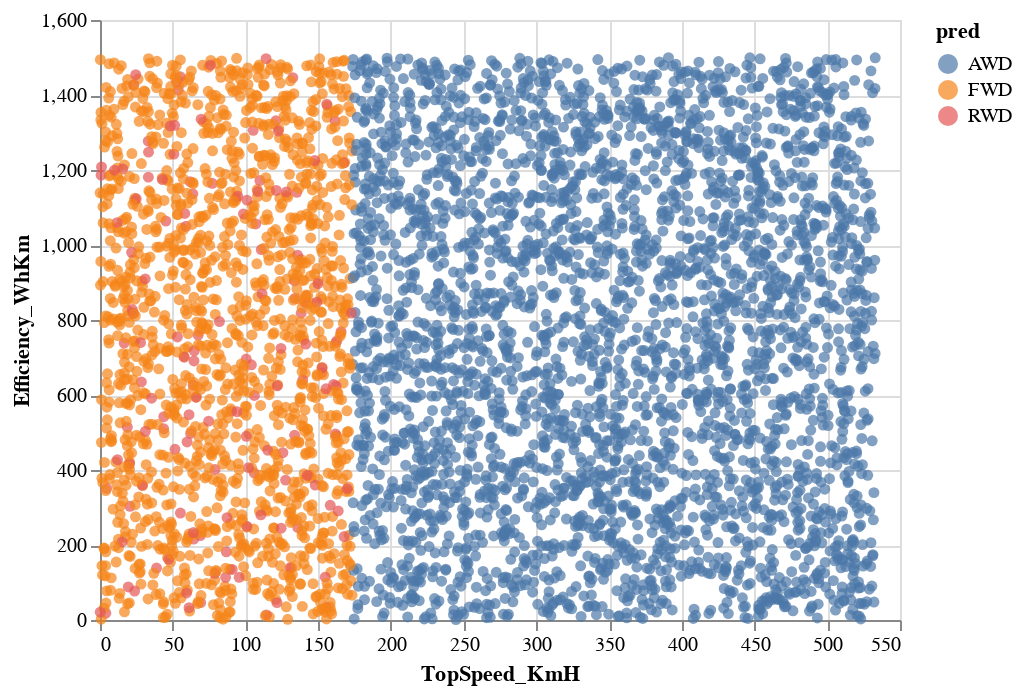

The cell this chart's notebook holds for it:
### Code cell
alt.Chart(df2).mark_circle().encode(
    x = "TopSpeed_KmH",
    y = "Efficiency_WhKm",
    color = 'pred'
)

### Figure 1 — Vega-Lite specification as saved in the notebook (floating-point values rounded to 4 significant figures; data arrays with more than 128 entries replaced by an {"elided": "..."} marker saying what was removed)
{"config": {"view": {"continuousWidth": 400, "continuousHeight": 300}}, "data": {"name": "data-86f23eb3825a3ca74284af24e0a887bd"}, "mark": "circle", "encoding": {"color": {"field": "pred", "type": "nominal"}, "x": {"field": "TopSpeed_KmH", "type": "quantitative"}, "y": {"field": "Efficiency_WhKm", "type": "quantitative"}}, "$schema": "https://vega.github.io/schema/vega-lite/v4.17.0.json", "datasets": {"data-86f23eb3825a3ca74284af24e0a887bd": {"elided": "5000 records"}}}
